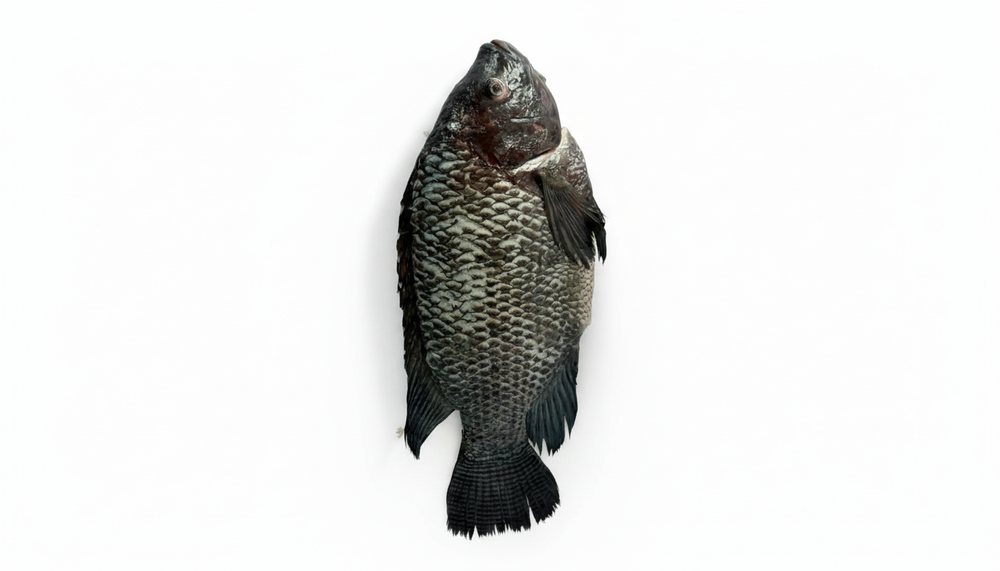
#> input picture Fotos/Lateral_sem_fundo.png, 1000 x 571 px, shrunk from 1344 x 768 before the run, found by its file name
$ python calibracao.py
#> lines starting #> are read from the running program, lines starting #| are printed output that depends on the picture; after the words box and inside, x2 and y2 are one past the last pixel; in counts of white or black regions, pixels touching at a corner belong together
import cv2
import numpy as np
import os

# --- DADOS CONHECIDOS (GABARITO) ---
NOME_ARQUIVO = r"C:\Users\usuario\OneDrive - Engine Tecnologia\Projetos\Python\Aquicultura\FatorCondicao\imagens\Lateral_sem_fundo.png"
COMPRIMENTO_REAL_CM = 38.0  # O valor que você afirmou ser a verdade


def calibrar_e_medir():
    if not os.path.exists(NOME_ARQUIVO):
        print(f"❌ Erro: O arquivo '{NOME_ARQUIVO}' não foi encontrado.")
        return

    # 1. Carregar e Processar
    img = cv2.imread(NOME_ARQUIVO)
#> img is the input picture: shape (571, 1000, 3); mean B, G, R 227.4, 228.4, 228
    gray = cv2.cvtColor(img, cv2.COLOR_BGR2GRAY)
    blur = cv2.GaussianBlur(gray, (9, 9), 0)
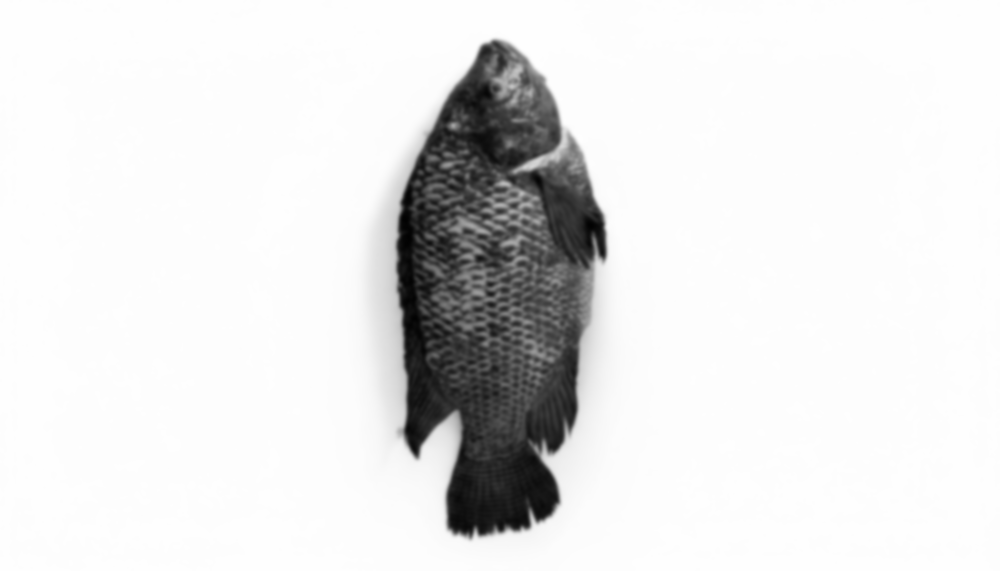
#> blur: shape (571, 1000); min 1, max 254, mean 228.2
    ret, thresh = cv2.threshold(blur, 0, 255, cv2.THRESH_BINARY_INV + cv2.THRESH_OTSU)
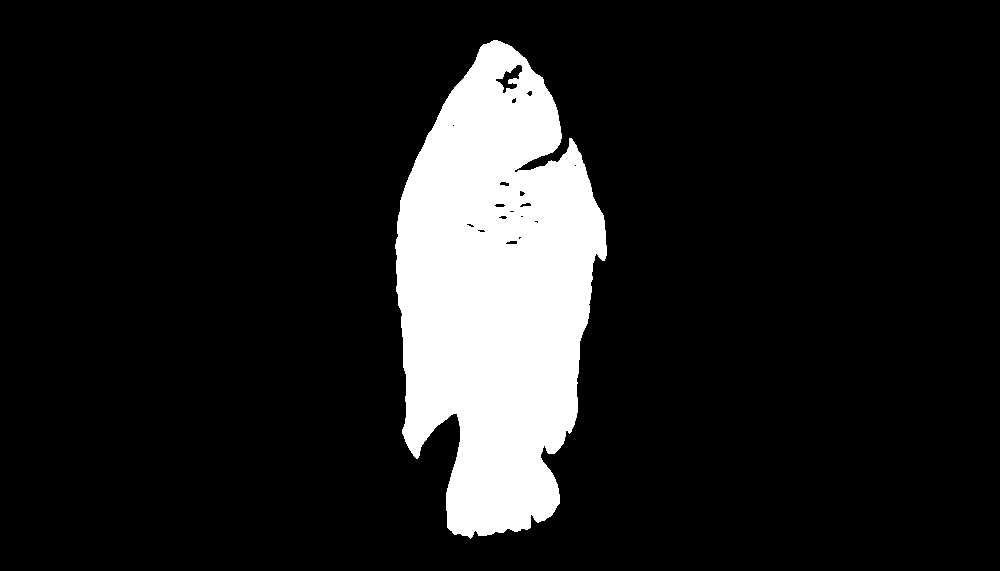
#> thresh: shape (571, 1000); 12.6% white; 1 white region, box (x1, y1, x2, y2) and area: (395, 40, 607, 539) 72176
#> ret = 158

    # Morfologia
    kernel = cv2.getStructuringElement(cv2.MORPH_ELLIPSE, (5, 5))
    thresh = cv2.morphologyEx(thresh, cv2.MORPH_OPEN, kernel, iterations=2)
#> thresh: shape (571, 1000); 12.6% white; 1 white region

    # 2. Encontrar Peixe (Hull)
    contours, _ = cv2.findContours(thresh, cv2.RETR_EXTERNAL, cv2.CHAIN_APPROX_SIMPLE)
#> contours = 1 contour; box (x1, y1, x2, y2) and area: (395, 40, 607, 537) 71414
    if not contours:
        print("Erro: Nenhum contorno detectado.")
        return

    cnt = max(contours, key=cv2.contourArea)
#> cnt = contour of 743 points, box (x1, y1, x2, y2) (395, 40, 607, 537), area 71414
    hull = cv2.convexHull(cnt)  # Usando Hull para garantir solidez
#> hull = contour of 46 points, box (x1, y1, x2, y2) (395, 40, 607, 537), area 78536

    # 3. Extrair Medidas em PIXELS
    rect = cv2.minAreaRect(hull)
#> rect = ((501.5, 287.5), (211, 495.3), -1.33)
    (x, y), (w, h), angle = rect
#> x = 501.5; y = 287.5; w = 211; h = 495.3; angle = -1.33

    # O maior lado do retângulo é sempre o comprimento do peixe
    comprimento_px = max(w, h)
#> comprimento_px = 495.3
    largura_px = min(w, h)
#> largura_px = 211
    area_px = cv2.contourArea(hull)
#> area_px = 78536.5

    # 4. CÁLCULO REVERSO DO FATOR
    # Se 25cm equivalem a X pixels, então 1cm equivale a X/25 pixels.
    fator_calibrado = comprimento_px / COMPRIMENTO_REAL_CM
#> fator_calibrado = 13.03

    # 5. Calcular as outras medidas usando o fator descoberto
    largura_cm = largura_px / fator_calibrado
#> largura_cm = 16.19
    area_cm2 = area_px / (fator_calibrado ** 2)
#> area_cm2 = 462.3

    # --- RELATÓRIO NO TERMINAL ---
    print(f"\n=== CALIBRAÇÃO UNITÁRIA: {NOME_ARQUIVO} ===")
    print(f"Gabarito Fornecido: {COMPRIMENTO_REAL_CM} cm\n")

    print("--- 1. DESCOBERTA DO FATOR ---")
    print(f"Comprimento Detectado: {comprimento_px:.2f} pixels")
#| Comprimento Detectado: 495.28 pixels
    print(f"Cálculo: {comprimento_px:.2f} px / {COMPRIMENTO_REAL_CM} cm")
#| Cálculo: 495.28 px / 38.0 cm
    print(f"👉 FATOR DE CONVERSÃO EXATO: {fator_calibrado:.4f} px/cm")
#| 👉 FATOR DE CONVERSÃO EXATO: 13.0338 px/cm

    print("\n--- 2. MEDIDAS CALCULADAS (Check) ---")
    print(f"Largura:  {largura_px:.0f} px  -> {largura_cm:.2f} cm")
#| Largura:  211 px  -> 16.19 cm
    print(f"Área:     {area_px:.0f} px² -> {area_cm2:.2f} cm²")
#| Área:     78536 px² -> 462.31 cm²

    # --- GERAR IMAGEM PROVA ---
    img_out = img.copy()
    box = np.int32(cv2.boxPoints(rect))
#> box = [[401, 537], [390, 42], [601, 37], [612, 532]]

    # Desenha Hull (Azul Claro Preenchido)
    overlay = img.copy()
    cv2.drawContours(overlay, [hull], -1, (255, 255, 0), -1)
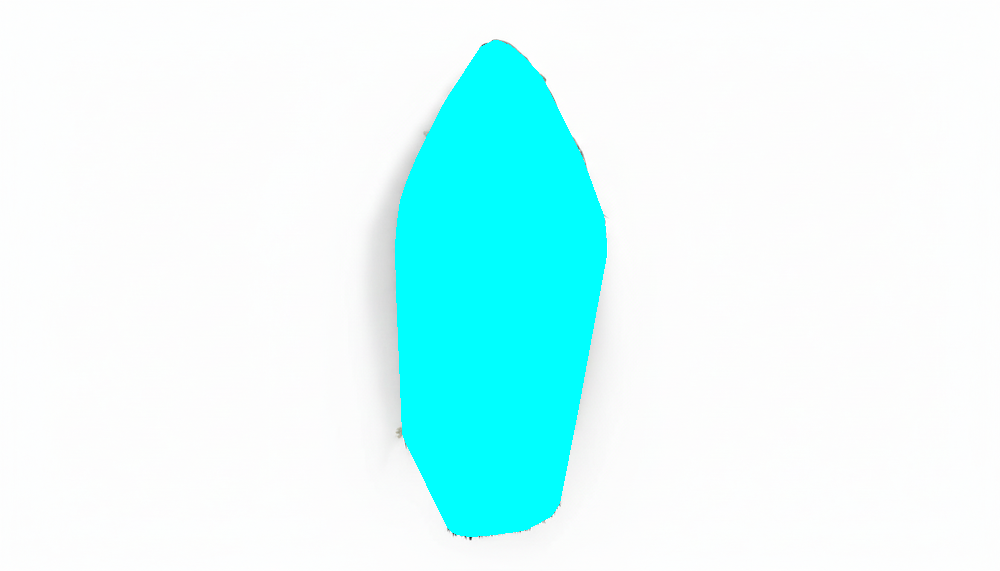
#> overlay: shape (571, 1000, 3); 13.85% of pixels changed, all inside (x1, y1, x2, y2) = (395, 40, 607, 537)
    cv2.addWeighted(overlay, 0.4, img_out, 0.6, 0, img_out)

    # Desenha Box (Vermelho)
    cv2.drawContours(img_out, [box], 0, (0, 0, 255), 2)

    # Escreve os dados
    txt_fator = f"FATOR DESCOBERTO: {fator_calibrado:.2f} px/cm"
#> txt_fator = 'FATOR DESCOBERTO: 13.03 px/cm'
    txt_area = f"AREA REAL: {area_cm2:.2f} cm2"
#> txt_area = 'AREA REAL: 462.31 cm2'

    cv2.putText(img_out, txt_fator, (20, 50), cv2.FONT_HERSHEY_SIMPLEX, 1, (0, 255, 0), 2)
    cv2.putText(img_out, txt_area, (20, 100), cv2.FONT_HERSHEY_SIMPLEX, 1, (0, 255, 0), 2)
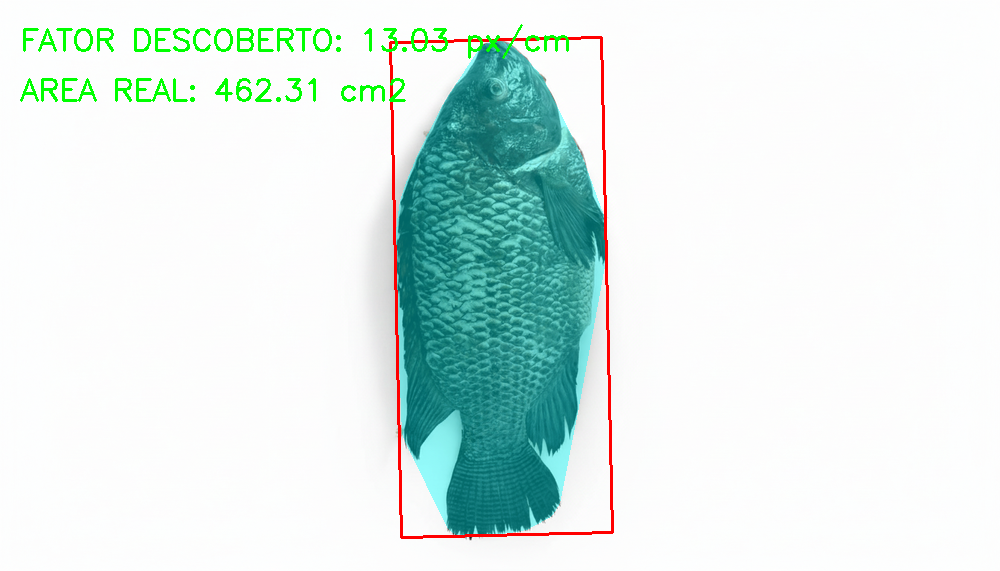
#> img_out: shape (571, 1000, 3); mean B, G, R 233.1, 236.5, 221.1

    cv2.imwrite("resultado_calibracao_img0207.jpg", img_out)
    print("\n✅ Imagem salva como: resultado_calibracao_img0207.jpg")


if __name__ == "__main__":
    calibrar_e_medir()
